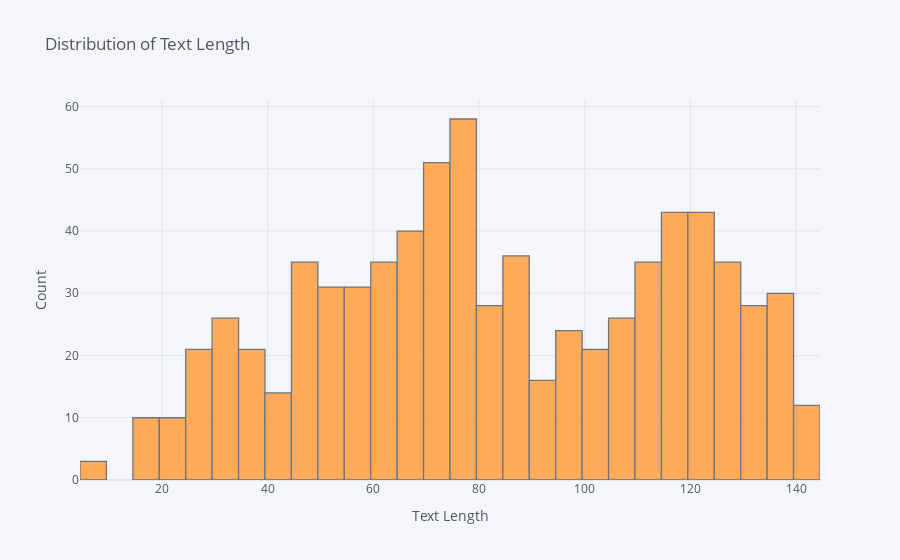

The code cell stored with this chart in its notebook:
### Code cell
df['text_length'].iplot(kind = 'hist', xTitle = 'Text Length', yTitle = 'Count', title = "Distribution of Text Length", bins = 50)

### Figure 1 — Plotly figure (JSON) as saved in the notebook; plotly's stock layout.template omitted (floating-point values rounded to 4 significant figures; data arrays with more than 128 entries replaced by an {"elided": "..."} marker saying what was removed)
{"data": [{"histfunc": "count", "histnorm": "", "marker": {"color": "rgba(255, 153, 51, 1.0)", "line": {"color": "#4D5663", "width": 1.3}}, "name": "text_length", "nbinsx": 50, "opacity": 0.8, "orientation": "v", "type": "histogram", "x": {"elided": "763 int values"}}], "layout": {"barmode": "overlay", "legend": {"bgcolor": "#F5F6F9", "font": {"color": "#4D5663"}}, "paper_bgcolor": "#F5F6F9", "plot_bgcolor": "#F5F6F9", "title": {"font": {"color": "#4D5663"}, "text": "Distribution of Text Length"}, "xaxis": {"gridcolor": "#E1E5ED", "showgrid": true, "tickfont": {"color": "#4D5663"}, "title": {"font": {"color": "#4D5663"}, "text": "Text Length"}, "zerolinecolor": "#E1E5ED"}, "yaxis": {"gridcolor": "#E1E5ED", "showgrid": true, "tickfont": {"color": "#4D5663"}, "title": {"font": {"color": "#4D5663"}, "text": "Count"}, "zerolinecolor": "#E1E5ED"}}}
